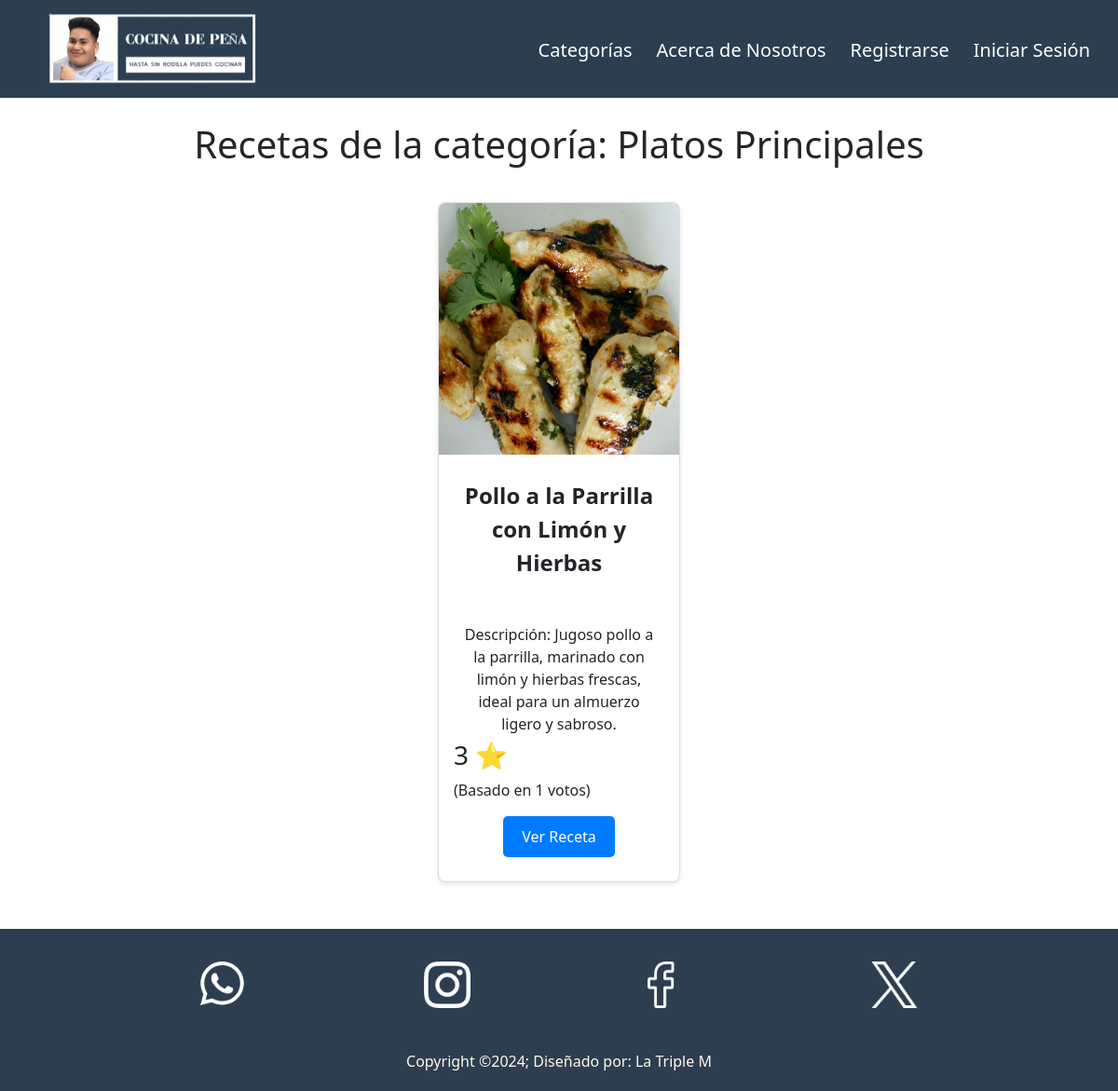
The app's page /sub_categoria.php?categoria=Platos+Principales with its own data.
### tables this page shows
CREATE TABLE `recetas` (
  `id` int(11) NOT NULL,
  `img` varchar(255) NOT NULL,
  `nombre` varchar(100) NOT NULL,
  `micro` varchar(250) NOT NULL,
  `categorias` varchar(255) DEFAULT NULL,
  `preparacion` text NOT NULL,
  `ingredientes` text NOT NULL,
  `calificacion_promedio` float DEFAULT 0,
  `numero_votos` int(11) DEFAULT 0
);

### sub_categoria.php (the view, shortened to what this page needs)
<?php
$servername = "localhost";
$username = "root";
$password = "";
$dbname = "cocina";
$conn = new mysqli($servername, $username, $password, $dbname);
$categoria = $_GET['categoria'] ?? '';
$sql = "SELECT id, img, nombre, micro, calificacion_promedio, numero_votos FROM recetas WHERE categorias = ?";
$stmt = $conn->prepare($sql);
$stmt->bind_param("s", $categoria);
$stmt->execute();
$result = $stmt->get_result();
?>
<!DOCTYPE html>
<html lang="en">
<head>
    <link href="https://cdn.jsdelivr.net/npm/bootstrap@5.3.0-alpha1/dist/css/bootstrap.min.css" rel="stylesheet">
    <link rel="stylesheet" href="css/styles.css">
</head>
<body>
    <header>
        <nav class="navbar navbar-expand-lg navbar-dark bg-dark">
            <div class="container-fluid">
                <a class="navbar-brand" href="index.php"><img src="img/logos/10.png" alt="Logo"></a>
                <div class="collapse navbar-collapse" id="navbarNav">
                    <ul class="navbar-nav ms-auto">
                        <li class="nav-item">
                            <a class="nav-link" href="pages/categorias.php">Categorías</a>
                        </li>
                        <li class="nav-item">
                          <a class="nav-link" href="pages/nosotros.php">Acerca de Nosotros</a>
                      </li>
                      <?php
                        if (!isset($_SESSION['usuario_id'])) {
                            echo '
                            <li class="nav-item">
                                <a class="nav-link" href="paginas php/registro.html">Registrarse</a>
                            </li>
                            <li class="nav-item">
                                <a class="nav-link" href="paginas php/login.html">Iniciar Sesión</a>
                            </li>';
                        } else {
                            echo '
                            <li class="nav-item">
                                <a class="nav-link" href="paginas php/php/logout.php">Cerrar Sesión</a>
                            </li>';
                        }
                        ?>
                    </ul>
                </div>
            </div>
        </nav>
    </header>
    <main>
        <h1 class="tit" style="margin-top: 40px;">Recetas de la categoría: <?= htmlspecialchars($categoria) ?></h1>
        <div class="contenedor_visualizar">
        <?php if ($result->num_rows > 0): ?>
            <?php while ($row = $result->fetch_assoc()): ?>
                <div class="card">
                    <?php if (!empty($row['img'])): ?>
                        <img src="<?= htmlspecialchars($row['img']) ?>" class="card-img-top" alt="Imagen de la receta">
                    <?php else: ?>
                        <p>No hay imagen disponible</p>
                    <?php endif; ?>
                    <div class="card-body">
                        <?php if (!empty($row['nombre'])): ?>
                            <p class="card-title"><?= htmlspecialchars($row['nombre']) ?></p>
                        <?php else: ?>
                            <p>No hay nombre disponible</p>
                        <?php endif; ?>
                    </div>
                    <div class="card-body">
                        <?php if (!empty($row['micro'])): ?>
                            <p class="card-text">Descripción: <?= htmlspecialchars($row['micro']) ?></p>
                        <?php else: ?>
                            <p>No hay descripción disponible</p>
                        <?php endif; ?>
                        <div class="calificacion_promedio">
                            <h3> <?= round($row['calificacion_promedio'], 1) ?> ⭐</h3>
                            <p>(Basado en <?= $row['numero_votos'] ?> votos)</p>
                        </div>
                        <a href="receta.php?id=<?= $row['id'] ?>" class="btn btn-primary">Ver Receta</a>
                    </div>
                </div>
            <?php endwhile; ?>
        <?php else: ?>
            <p>No se encontraron recetas en esta categoría.</p>
        <?php endif; ?>
        </div>
    </main>
    <footer>
        <div class="footerContainer">
            <div class="redes">
                <a href=""><img src="../img/iconos/whatsapp-f.png" alt=""></a>
                <a href=""><img src="../img/iconos/instagram-f.png" alt=""></a>
                <a href=""><img src="../img/iconos/facebook-f.png" alt=""></a>
                <a href=""><img src="../img/iconos/x-f.png" alt=""></a>
            </div>
            <p>Copyright &copy;2024; Diseñado por: La Triple M</p>
        </div>
    </footer>
</body>
</html>

### css/styles.css (style rules this page uses)
.nav-link, .dropdown-item { color: white !important; font-size: 20px; margin-top: 5px; padding-bottom: 10px; transition: transform 0.5s, filter 0.5s, border-bottom 0.5s; margin-right: 10px; }
.navbar { position: fixed; top: 0; left: 0; width: 100%; z-index: 1000; background-color: #2C3E50 !important; }
.container-fluid a img { width: 300px; margin-left: 2px; cursor: pointer; transition: transform 0.8s; border: none; }
.tit { text-align: center; color: rgb(38, 38, 41); margin-top: -80px; }
.contenedor_visualizar { display: flex; flex-wrap: wrap; justify-content: center; gap: 20px; margin: auto; width: 80%; }
.card { margin-top: 30px; flex: 1 1 260px; max-width: 260px; border: 1px solid #ddd; border-radius: 8px; overflow: hidden; box-shadow: 0 2px 5px rgba(0, 0, 0, 0.1); }
.card img { width: 100%; height: 270px; object-fit: cover; }
.card-title { font-size: 1.5rem; margin: 10px 0; font-weight: bold; text-align: center; }
.card-text { font-size: 1rem; margin: 5px 10px; text-align: center; }
.btn-primary { display: block; width: fit-content; margin: 10px auto; padding: 10px 20px; font-size: 1rem; background-color: #007bff; color: white; border: none; border-radius: 5px; text-align: center; text-decoration: none; cursor: pointer; }
footer { margin-top: 50px; background-color: #2C3E50; color: #FFF8E7; padding: 10px 0; }
.footerContainer { width: 100%; max-width: 1200px; margin: 0 auto; padding: 10px; }
.redes { display: flex; justify-content: center; flex-wrap: wrap; margin-top: 10px; }
.redes a { margin: 5px; }
.redes a img { width: 50px; transition: 0.2s; margin: 0px 90px auto; }
footer p { margin: 40px 0px auto; text-align: center; }

### records on screen
recetas: img (picture), nombre "Pollo a la Parrilla con Limón y Hierbas", micro "Jugoso pollo a la parrilla, marinado con limón y hierbas frescas, ideal para un almuerzo ligero y sabroso.", calificacion_promedio "3", numero_votos "1"

### other values on screen
$categoria "Platos Principales"
